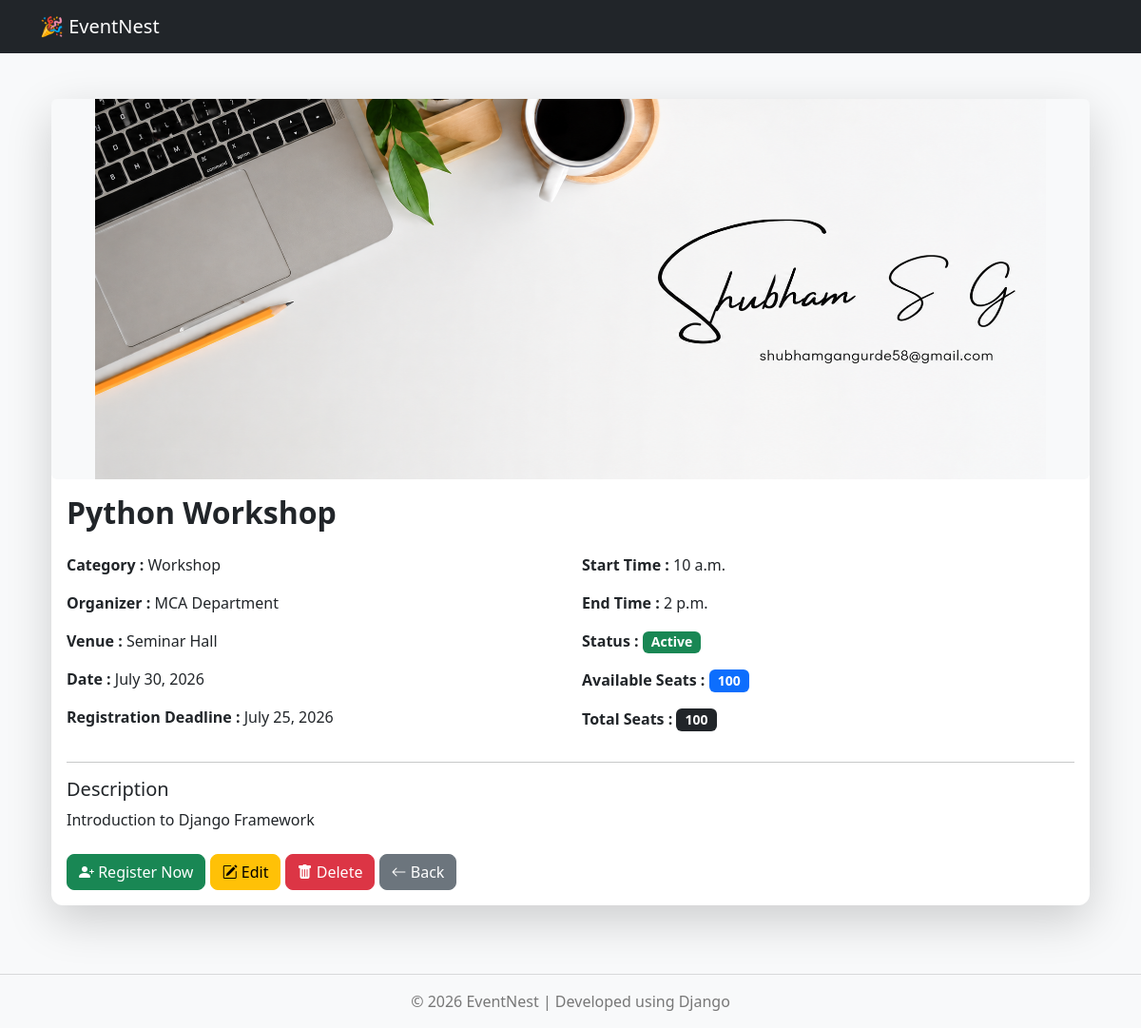
The page /events/detail/2/ on the database its author committed.
### events/models.py (models this page shows, shortened)
class Event(models.Model):
    CATEGORY_CHOICES = [
        ("Workshop", "Workshop"),
        ("Seminar", "Seminar"),
        ("Hackathon", "Hackathon"),
        ("Competition", "Competition"),
        ("Webinar", "Webinar"),
    ]
    title = models.CharField(
        max_length=200
    )
    description = models.TextField()
    category = models.CharField(
        max_length=50,
        choices=CATEGORY_CHOICES,
        default="Workshop"
    )
    organizer = models.CharField(
        max_length=150
    )
    venue = models.CharField(
        max_length=150
    )
    event_date = models.DateField()
    registration_deadline = models.DateField(
        default=date.today
    )
    start_time = models.TimeField()
    end_time = models.TimeField()
    total_seats = models.PositiveIntegerField(
        default=0
    )
    available_seats = models.PositiveIntegerField(
        default=0
    )
    event_banner = models.ImageField(
        upload_to="events/",
        blank=True,
        null=True
    )
    status = models.BooleanField(
        default=True,
        help_text="True = Active, False = Inactive"
    )
    created_at = models.DateTimeField(
        auto_now_add=True
    )
    updated_at = models.DateTimeField(
        auto_now=True
    )
    class Meta:
        ordering = ["event_date", "start_time"]
        verbose_name = "Event"
        verbose_name_plural = "Events"

### events/views.py (the view)
# urls.py: path("<int:id>/", views.event_detail, name="event_detail"),
def event_detail(request, id):
    event = get_object_or_404(Event, id=id)
    return render(
        request,
        "events/event_detail.html",
        {"event": event}
    )

### templates/events/event_detail.html (shortened to what this page needs)
{% extends "base.html" %}
{% block content %}
<div class="container py-4">
<div class="card shadow-lg border-0">
{% if event.event_banner %}
<img src="{{ event.event_banner.url }}"
     class="img-fluid rounded"
     style="width:100%;
            max-height:400px;
            object-fit:contain;
            background:#f8f9fa;">
{% endif %}
<div class="card-body">
<h2 class="fw-bold mb-4">
{{ event.title }}
</h2>
<div class="row">
<div class="col-md-6">
<p>
<strong>Category :</strong>
{{ event.category }}
</p>
<p>
<strong>Organizer :</strong>
{{ event.organizer }}
</p>
<p>
<strong>Venue :</strong>
{{ event.venue }}
</p>
<p>
<strong>Date :</strong>
{{ event.event_date }}
</p>
<p>
<strong>Registration Deadline :</strong>
{{ event.registration_deadline }}
</p>
</div>
<div class="col-md-6">
<p>
<strong>Start Time :</strong>
{{ event.start_time }}
</p>
<p>
<strong>End Time :</strong>
{{ event.end_time }}
</p>
<p>
<p>
<strong>Status :</strong>
{% if event.status %}
<span class="badge bg-success">
Active
</span>
{% else %}
<span class="badge bg-danger">
Inactive
</span>
{% endif %}
</p>
<p>
<strong>Available Seats :</strong>
<span class="badge bg-primary">
{{ event.available_seats }}
</span>
</p>
<p>
<strong>Total Seats :</strong>
<span class="badge bg-dark">
{{ event.total_seats }}
</span>
</p>
</div>
</div>
<hr>
<h5>Description</h5>
<p>
{{ event.description }}
</p>
<div class="mt-4">
        {% if event.available_seats > 0 and event.status %}
        <a href="{% url 'register_event' event.id %}"
        class="btn btn-success">
            <i class="bi bi-person-plus-fill"></i>
            Register Now
        </a>
        {% else %}
        <button class="btn btn-secondary" disabled>
            <i class="bi bi-x-circle"></i>
            Registration Closed
        </button>
        {% endif %}
    <a href="{% url 'edit_event' event.id %}"
       class="btn btn-warning">
        <i class="bi bi-pencil-square"></i>
        Edit
    </a>
    <a href="{% url 'delete_event' event.id %}"
       class="btn btn-danger">
        <i class="bi bi-trash-fill"></i>
        Delete
    </a>
    <a href="{% url 'event_list' %}"
       class="btn btn-secondary">
        <i class="bi bi-arrow-left"></i>
        Back
    </a>
</div>
</div>
</div>
</div>
{% endblock %}

### static/css/style.css (style rules this page uses)
body { background:#f8f9fa; }
.card { border:none; border-radius:12px; }
.btn { border-radius:8px; }
.badge { font-size:14px; }

### rows shown on the page
Event: event_banner (picture), title "Python Workshop", category "Workshop", organizer "MCA Department", venue "Seminar Hall", event_date "July 30, 2026", registration_deadline "July 25, 2026", start_time "10 a.m.", end_time "2 p.m.", available_seats "100", total_seats "100", description "Introduction to Django Framework"
